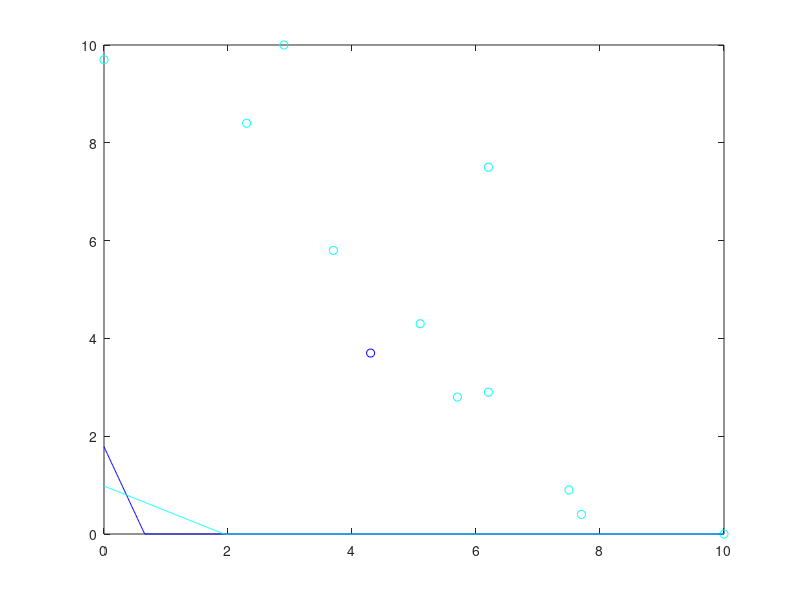

Recreate this plot in MATLAB.
x0 = 0.000000:.01:10.000000;
c0 = [4.300000 3.700000 ;
];
y_c0 =  - 0.938602 / 0.345003 * x0  + 0.615781 / 0.345003;
c1 = [6.200000 7.500000 ;
10.000000 0.000000 ;
3.700000 5.800000 ;
5.700000 2.800000 ;
7.500000 0.900000 ;
0.000000 9.700000 ;
5.100000 4.300000 ;
7.700000 0.400000 ;
2.900000 10.000000 ;
2.300000 8.400000 ;
6.200000 2.900000 ;
];
y_c1 =  - 0.452387 / 0.891822 * x0  + 0.875316 / 0.891822;
colors = jet(2);
if (size(c0) >0) plot (c0(:,1), c0(:,2),'o', 'color', colors(1,:)); end
hold on;
if (size(c1) >0) plot (c1(:,1), c1(:,2),'o', 'color', colors(2,:)); end
hold on;
for i = 1 : size(y_c0, 2) 
 if y_c0(i) > 10.000000 
 y_c0(i) = 10.000000; 
 end 
 if y_c0(i) < 0.000000 
 y_c0(i) = 0.000000; 
 end 
 end
for i = 1 : size(y_c1, 2) 
 if y_c1(i) > 10.000000 
 y_c1(i) = 10.000000; 
 end 
 if y_c1(i) < 0.000000 
 y_c1(i) = 0.000000; 
 end 
 end
plot(x0, y_c0, 'color', colors(1,:));
hold on;
plot(x0, y_c1, 'color', colors(2,:));
hold on;
